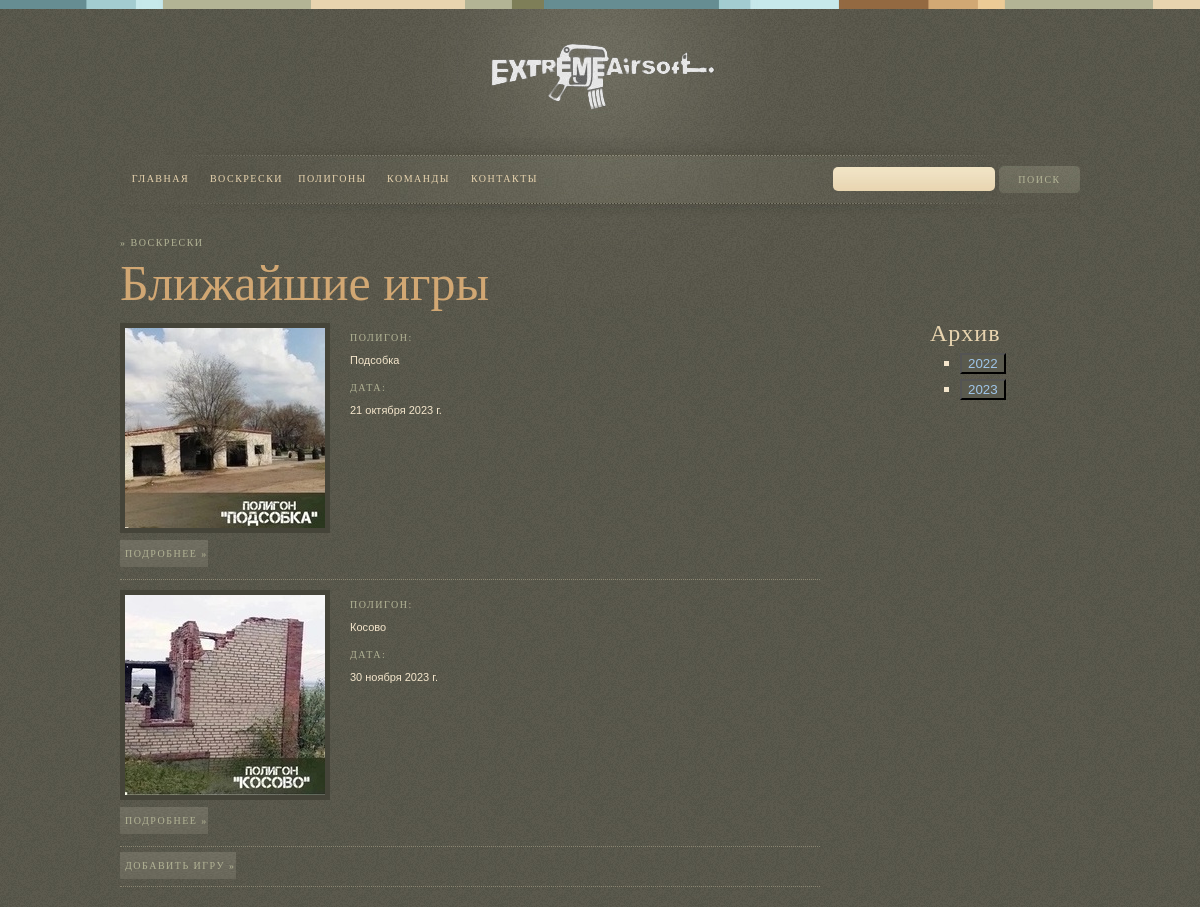
Page /sunday_games/ on the earlier database version.
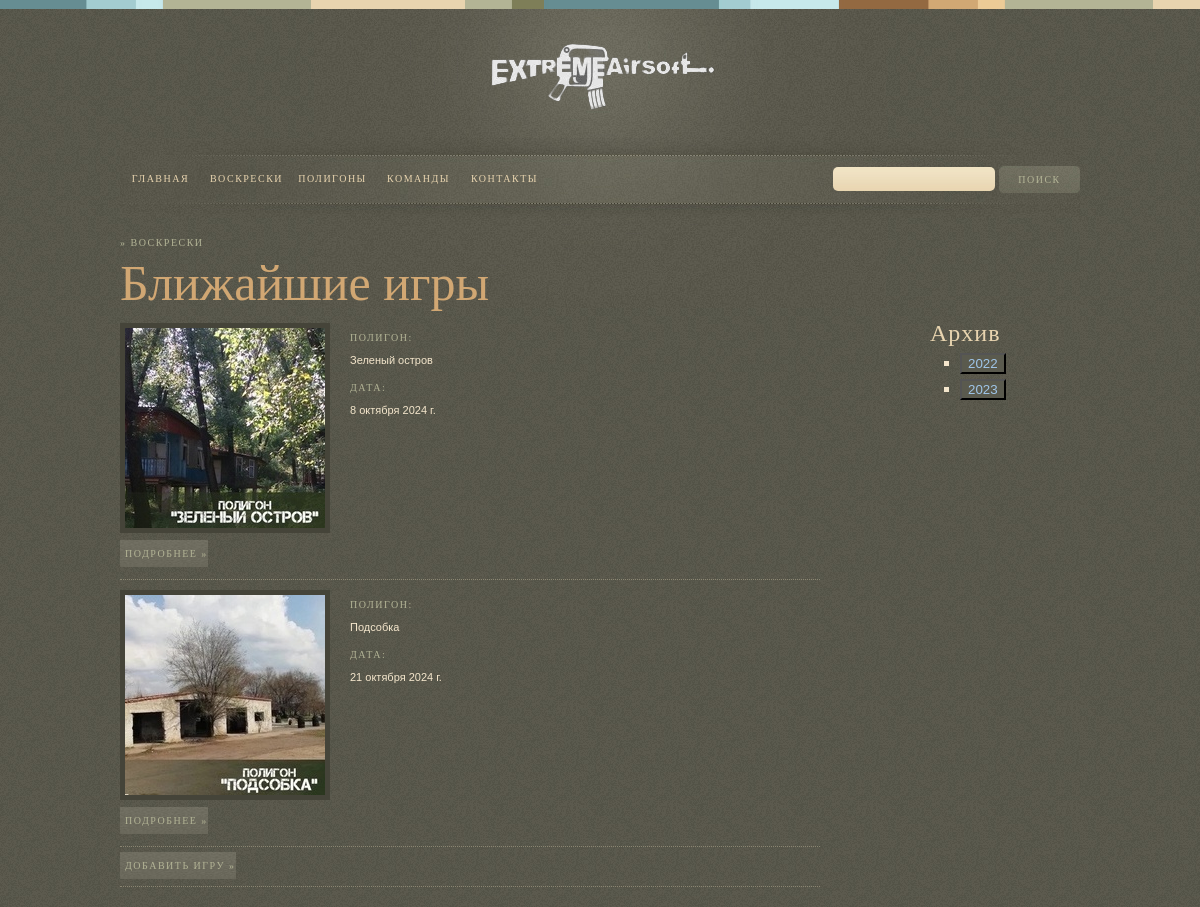
Same page on the later database version.
### sunday_games/models.py (models this page shows, shortened)
class Game(models.Model):
    organizer_choose = [('STRIKE61', 'STRIKE61'),
                        ]
    date = models.DateField(verbose_name='date')
    polygon = models.ForeignKey(Polygons, on_delete=models.CASCADE, null=True, related_name='games_polygon')
    organizer = models.CharField(max_length=50, choices=organizer_choose, default='STRIKE61')
    start = models.TimeField(default='10:00')
    scenario = models.TextField(default='Сценарий будет позже', max_length=10000)
    foto_scenario = models.ImageField(upload_to='sunday_games_scenario', blank=True)
    contribution = models.IntegerField(default=200)
    is_future = models.BooleanField(default=True)
    slug = models.SlugField(default='', null=False)
    result = models.CharField(default='', max_length=5000, blank=True)
    result_foto = models.CharField(default='Фотографии будут позже', max_length=500, blank=True)
    def get_url(self):
        return reverse('detail_game', args=[self.slug])

### polygons/models.py (models this page shows, shortened)
class Polygons(models.Model, GeoItem):
    name = models.CharField(verbose_name='URL', max_length=50)
    address = models.CharField(max_length=100)
    descriptions = models.CharField(max_length=1000)
    image = models.ImageField(upload_to='polygons/', blank=True)
    url_yandex = models.CharField(default='', max_length=500)
    slug = models.SlugField(default='', null=False)
    lon = models.FloatField(default='39.715209')
    lat = models.FloatField(default='47.246355')

### sunday_games/views.py (the view)
# urls.py: path('', GameListView.as_view(), name='sunday_games'),
class GameListView(ListView):
    model = Game
    template_name = 'sunday_games/list_games.html'
    def get_queryset(self):
        return Game.objects.filter(is_future=True).order_by('date')

### sunday_games/templates/sunday_games/list_games.html (shortened to what this page needs)
{% extends 'base.html' %}
{% load static %}
{% block content %}
<link href="{% static 'css/style.css' %}" media="all" rel="stylesheet" type="text/css"/>
<div id="primary">
    <h3>&#187; Воскрески </h3>
    {% if archive %}
        <h1 class="page-title">Архив {{ year }}</h1>
    {% else %}
        <h1 class="page-title">Ближайшие игры</h1>
    {% endif %}
    <div class="column-1_1">
        {% for game in object_list %}
        <div class="item-3">
            <img src=" {{ game.polygon.image.url }} " class="img-left" alt="spruce meadows"/>
            <h3>Полигон:</h3>
            <p class="text-8"> {{ game.polygon.name }} </p>
            <h3>Дата:</h3>
            <ul class="text-8"> {{ game.date }} <br/></ul>
        </div>
        <div class="item-4">
            <a class="view-more" href="{{ game.get_url }}">Подробнее &#187;</a>
        </div>
        {% endfor %}
        {% if not archive %}
            <div class="item" style="margin-top:4px">
                <a class="view-more" href="{% url 'create_game' %}">Добавить игру &#187;</a>
            </div>
        {% endif %}
    </div>
    <div class="column-2_2">
        <h2>Архив</h2>
        <form action="{% url 'archive_game' %}" method="get">
            <ul>
                <li style="color: #f4e6cc;"><input class="text-6" name="year" type="submit" value="2022" /></li>
                <li style="color: #f4e6cc;"><input class="text-6" name="year" type="submit" value="2023" /></li>
            </ul>
        </form>
    </div>
</div>
{% endblock %}

Differences in the rows shown:
no longer on this page (row edited): Game: polygon.image (picture), polygon.name "Косово", date "30 ноября 2023 г."
now on this page (row edited): Game: polygon.image (picture), polygon.name "Зеленый остров", date "8 октября 2024 г."
changed Game "Подсобка": date "21 октября 2023 г." → "21 октября 2024 г."
